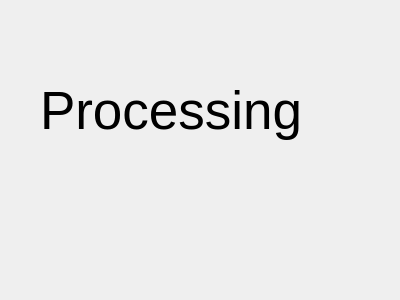
<?xml version="1.0" encoding="UTF-8"?>
<ui version="4.0">
 <class>processWin</class>
 <widget class="QDialog" name="processWin">
  <property name="geometry">
   <rect>
    <x>0</x>
    <y>0</y>
    <width>400</width>
    <height>300</height>
   </rect>
  </property>
  <property name="windowTitle">
   <string>Dialog</string>
  </property>
  <widget class="QLabel" name="label">
   <property name="geometry">
    <rect>
     <x>40</x>
     <y>80</y>
     <width>301</width>
     <height>61</height>
    </rect>
   </property>
   <property name="font">
    <font>
     <pointsize>40</pointsize>
    </font>
   </property>
   <property name="text">
    <string>Processing</string>
   </property>
  </widget>
 </widget>
 <resources/>
 <connections/>
</ui>
